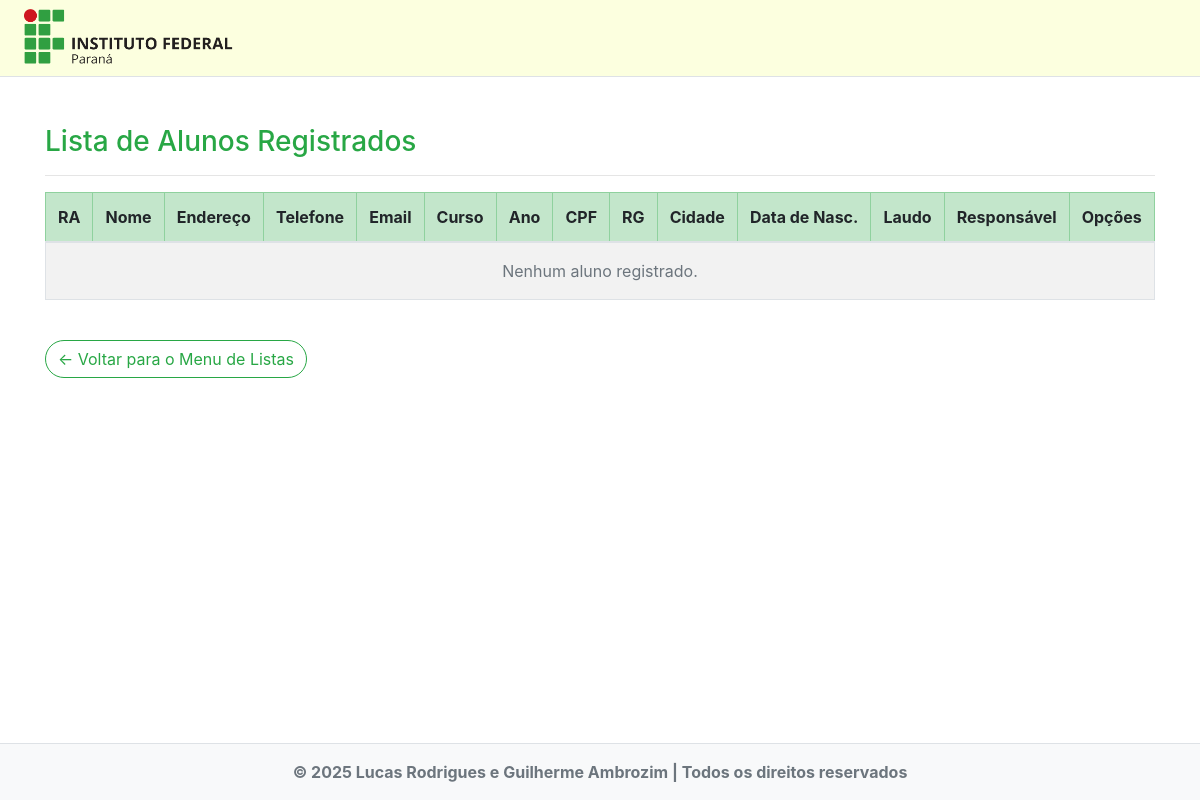
Page /listar/aluno/ on the earlier database version.
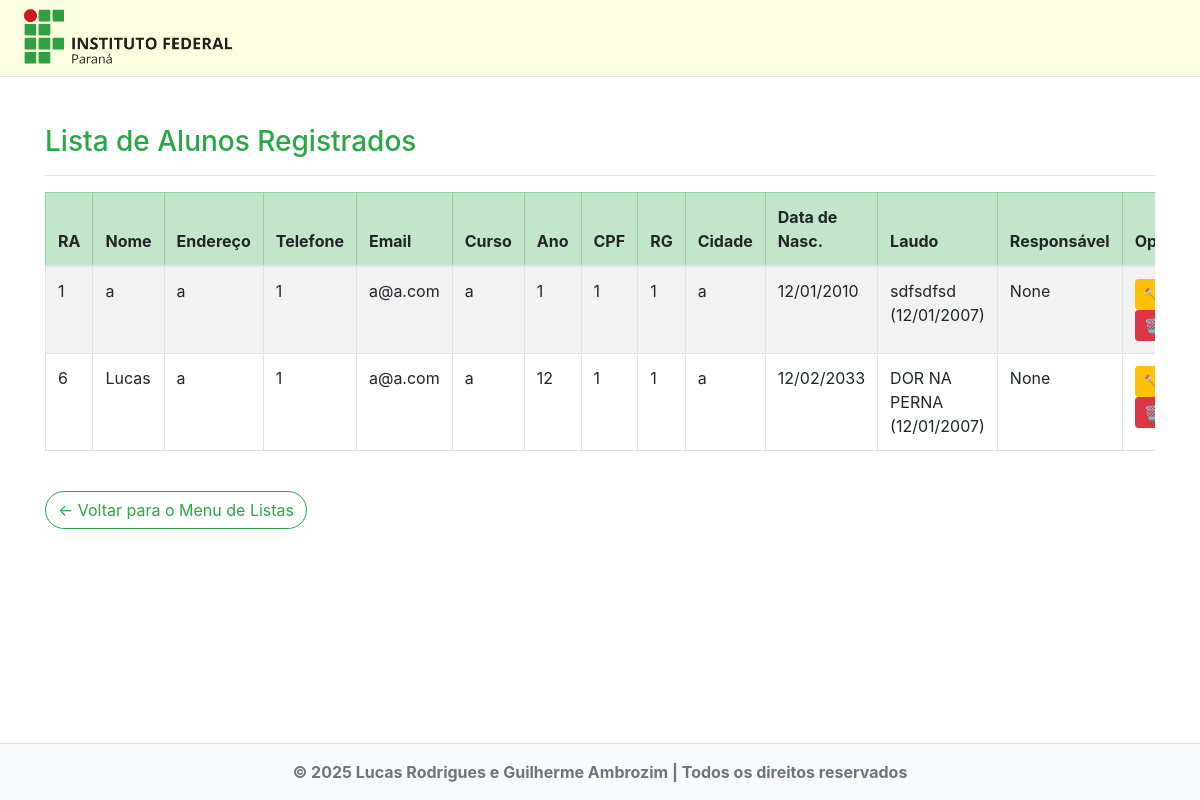
Same page on the later database version.
### paginas/models.py (models this page shows, shortened)
class Aluno(models.Model):
    usuario = models.OneToOneField(User, on_delete=models.CASCADE, related_name='aluno', null=True, blank=True)
    ra = models.PositiveIntegerField(unique=True, verbose_name="RA")
    nome = models.CharField(max_length=100, verbose_name="Nome")
    endereco = models.CharField(max_length=200, verbose_name="Endereço")
    fone = models.CharField(max_length=15, verbose_name="Telefone")
    email = models.EmailField(verbose_name="E-mail")
    curso = models.CharField(max_length=100, verbose_name="Curso")
    ano = models.PositiveSmallIntegerField(verbose_name="Ano")
    cpf = models.CharField(max_length=14, verbose_name="CPF")
    rg = models.CharField(max_length=20, verbose_name="RG")
    cidade = models.CharField(max_length=100, verbose_name="Cidade")
    data_nasc = models.DateField(verbose_name="Data de Nascimento")
    laudo = models.ForeignKey(Laudo, on_delete=models.PROTECT, verbose_name="Laudo", null=True, blank=True)
    responsavel = models.ForeignKey(Responsavel, on_delete=models.SET_NULL, verbose_name="Responsável", null=True, blank=True)

class Laudo(models.Model):
    descricao = models.CharField(max_length=250, verbose_name="Descrição")
    data = models.DateField(verbose_name="Data do Laudo")
    def __str__(self):
        return f"{self.descricao} ({self.data.strftime('%d/%m/%Y')})"

### paginas/views.py (the view)
# urls.py: path('listar/aluno/', AlunoList.as_view(), name="listar-aluno"),
class AlunoList(ListView):
    template_name = "paginas/listas/aluno.html"
    model = Aluno

### paginas/templates/paginas/listas/aluno.html
{% extends "paginas/modelo.html" %}
{% load static %}
{% block conteudo %}
<h3 class="text-success mb-3">Lista de Alunos Registrados</h3>
<hr>
<div class="table-responsive">
    <table class="table table-striped table-bordered align-middle">
        <thead class="table-success">
            <tr>
                <th>RA</th>
                <th>Nome</th>
                <th>Endereço</th>
                <th>Telefone</th>
                <th>Email</th>
                <th>Curso</th>
                <th>Ano</th>
                <th>CPF</th>
                <th>RG</th>
                <th>Cidade</th>
                <th>Data de Nasc.</th>
                <th>Laudo</th>
                <th>Responsável</th>
                <th>Opções</th>
            </tr>
        </thead>
        <tbody>
            {% for aluno in object_list %}
            <tr>
                <td>{{ aluno.ra }}</td>
                <td>{{ aluno.nome }}</td>
                <td>{{ aluno.endereco }}</td>
                <td>{{ aluno.fone }}</td>
                <td>{{ aluno.email }}</td>
                <td>{{ aluno.curso }}</td>
                <td>{{ aluno.ano }}</td>
                <td>{{ aluno.cpf }}</td>
                <td>{{ aluno.rg }}</td>
                <td>{{ aluno.cidade }}</td>
                <td>{{ aluno.data_nasc|date:"d/m/Y" }}</td>
                <td>{{ aluno.laudo }}</td>
                <td>{{ aluno.responsavel }}</td>
                <td>
                    <a href="{% url 'editar-aluno' aluno.pk %}" class="btn btn-warning btn-sm me-1"
                        title="Editar">✏️</a>
                    <a href="{% url 'excluir-aluno' aluno.pk %}" class="btn btn-danger btn-sm" title="Excluir">🗑️</a>
                </td>
            </tr>
            {% empty %}
            <tr>
                <td colspan="14" class="text-center text-muted fst-italic py-3">Nenhum aluno registrado.</td>
            </tr>
            {% endfor %}
        </tbody>
    </table>
</div>
<a href="{% url 'menu-listas' %}" class="btn btn-outline-success rounded-pill mt-4">
    &larr; Voltar para o Menu de Listas
</a>
{% endblock %}

### paginas/templates/paginas/modelo.html (shortened to what this page needs)
{% load static %}
<!DOCTYPE html>
<html lang="pt-br">
<head>
    <link rel="stylesheet" href="{% static 'css/bootstrap.min.css' %}">
    <link rel="stylesheet" href="{% static 'css/ifpr.css' %}">
</head>
<body class="d-flex flex-column min-vh-100">
    <header style="background-color: rgb(252, 255, 223);" class="py-2 px-4 border-bottom">
        <a href="{% url 'index' %}"><img src="{% static 'img/reitoria-horizontal-1.png' %}" alt="Logo IFPR" height="60"></a>
    </header>
    <main class="container my-5 flex-grow-1">
        {% block conteudo %}
        {% endblock %}
    </main>
    <footer class="text-center text-muted py-3 mt-auto">
        <p class="mb-0"><strong>© 2025 Lucas Rodrigues e Guilherme Ambrozim | Todos os direitos reservados</strong></p>
    </footer>
</body>
</html>

### static/css/ifpr.css (style rules this page uses)
table td { max-width: 500px; }
footer { background-color: #f8f9fa; border-top: 1px solid #dee2e6; }

Differences in the rows shown:
added Aluno: ra "1", nome "a", endereco "a", fone "1", email "a@a.com", curso "a", ano "1", cpf "1", rg "1", cidade "a", data_nasc "12/01/2010", laudo "sdfsdfsd (12/01/2007)", responsavel "None"
added Aluno: ra "6", nome "Lucas", endereco "a", fone "1", email "a@a.com", curso "a", ano "12", cpf "1", rg "1", cidade "a", data_nasc "12/02/2033", laudo "DOR NA PERNA (12/01/2007)", responsavel "None"
Other differences:
text no longer shown: "Nenhum aluno registrado."
